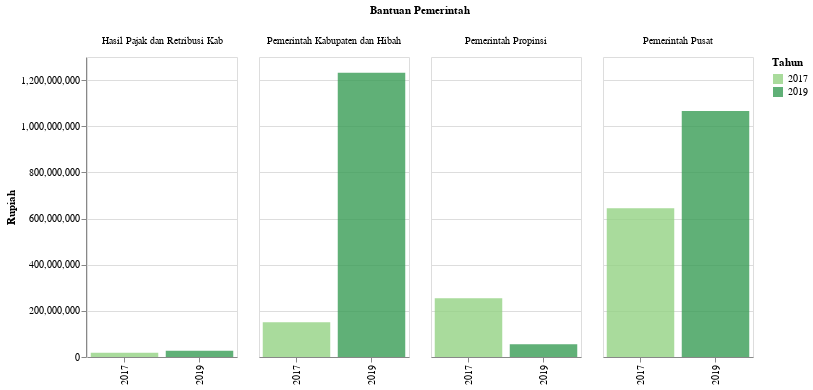

Notebook cell for this chart:
### Code cell
plot_3(df_2,'Rupiah','Bantuan Pemerintah',150)

### Figure 1 — Vega-Lite specification as saved in the notebook (floating-point values rounded to 4 significant figures)
{"config": {"view": {"continuousWidth": 400, "continuousHeight": 300}}, "data": {"name": "data-8b75cc3cbe1d8b5cc9393616b6c1f001"}, "mark": {"type": "bar", "opacity": 0.8}, "encoding": {"color": {"condition": {"type": "nominal", "field": "Tahun", "scale": {"scheme": "yellowgreen"}, "selection": "selector256"}, "value": "lightgray"}, "column": {"type": "nominal", "field": "Keterangan", "title": "Bantuan Pemerintah"}, "tooltip": [{"type": "quantitative", "field": "Tahun"}, {"type": "nominal", "field": "Keterangan"}, {"type": "nominal", "field": "Jumlah"}, {"type": "nominal", "field": "Satuan"}], "x": {"type": "ordinal", "field": "Tahun", "title": ""}, "y": {"type": "quantitative", "axis": {"tickMinStep": 1}, "field": "N", "title": "Rupiah"}}, "resolve": {"scale": {"x": "independent"}}, "selection": {"selector256": {"type": "single", "encodings": ["x", "color"]}, "selector267": {"type": "interval", "bind": "scales", "encodings": ["x", "y"]}}, "width": 150, "$schema": "https://vega.github.io/schema/vega-lite/v4.8.1.json", "datasets": {"data-8b75cc3cbe1d8b5cc9393616b6c1f001": [{"Tahun": 2017, "Kode": 6, "Data": "Bantuan Pemerintah", "Kode Kategori": 6.1, "Kategori": "Pemerintah Pusat", "Keterangan": "Pemerintah Pusat", "N": 644700000.0, "Satuan": "Rupiah", "Jumlah": "Rp 644.7 Juta"}, {"Tahun": 2017, "Kode": 6, "Data": "Bantuan Pemerintah", "Kode Kategori": 6.1, "Kategori": "Pemerintah Propinsi", "Keterangan": "Pemerintah Propinsi", "N": 255000000.0, "Satuan": "Rupiah", "Jumlah": "Rp 255.0 Juta"}, {"Tahun": 2017, "Kode": 6, "Data": "Bantuan Pemerintah", "Kode Kategori": 6.1, "Kategori": "Pemerintah Kabupaten dan Hibah", "Keterangan": "Pemerintah Kabupaten dan Hibah", "N": 151000000.0, "Satuan": "Rupiah", "Jumlah": "Rp 151.0 Juta"}, {"Tahun": 2017, "Kode": 6, "Data": "Bantuan Pemerintah", "Kode Kategori": 6.1, "Kategori": "Hasil Pajak dan Retribusi Kab", "Keterangan": "Hasil Pajak dan Retribusi Kab", "N": 18700000.0, "Satuan": "Rupiah", "Jumlah": "Rp 18.7 Juta"}, {"Tahun": 2019, "Kode": 6, "Data": "Bantuan Pemerintah", "Kode Kategori": 6.1, "Kategori": "Pemerintah Pusat", "Keterangan": "Pemerintah Pusat", "N": 1066000000.0, "Satuan": "Rupiah", "Jumlah": "Rp 1065.7 Juta"}, {"Tahun": 2019, "Kode": 6, "Data": "Bantuan Pemerintah", "Kode Kategori": 6.1, "Kategori": "Pemerintah Propinsi", "Keterangan": "Pemerintah Propinsi", "N": 55000000.0, "Satuan": "Rupiah", "Jumlah": "Rp 55.0 Juta"}, {"Tahun": 2019, "Kode": 6, "Data": "Bantuan Pemerintah", "Kode Kategori": 6.1, "Kategori": "Pemerintah Kabupaten dan Hibah", "Keterangan": "Pemerintah Kabupaten dan Hibah", "N": 1232000000.0, "Satuan": "Rupiah", "Jumlah": "Rp 1231.7 Juta"}, {"Tahun": 2019, "Kode": 6, "Data": "Bantuan Pemerintah", "Kode Kategori": 6.1, "Kategori": "Hasil Pajak dan Retribusi Kab", "Keterangan": "Hasil Pajak dan Retribusi Kab", "N": 26720000.0, "Satuan": "Rupiah", "Jumlah": "Rp 26.7 Juta"}]}}
